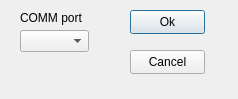
<?xml version="1.0" encoding="UTF-8"?>
<ui version="4.0">
 <class>SetPortWindow</class>
 <widget class="QDialog" name="SetPortWindow">
  <property name="geometry">
   <rect>
    <x>0</x>
    <y>0</y>
    <width>238</width>
    <height>99</height>
   </rect>
  </property>
  <property name="windowTitle">
   <string>Set COMM Port</string>
  </property>
  <widget class="QComboBox" name="cmbPorts">
   <property name="geometry">
    <rect>
     <x>20</x>
     <y>30</y>
     <width>69</width>
     <height>22</height>
    </rect>
   </property>
  </widget>
  <widget class="QLabel" name="label_6">
   <property name="geometry">
    <rect>
     <x>20</x>
     <y>10</y>
     <width>71</width>
     <height>16</height>
    </rect>
   </property>
   <property name="text">
    <string>COMM port</string>
   </property>
  </widget>
  <widget class="QPushButton" name="okButton">
   <property name="geometry">
    <rect>
     <x>130</x>
     <y>10</y>
     <width>75</width>
     <height>24</height>
    </rect>
   </property>
   <property name="text">
    <string>Ok</string>
   </property>
  </widget>
  <widget class="QPushButton" name="cancelButton">
   <property name="geometry">
    <rect>
     <x>130</x>
     <y>50</y>
     <width>75</width>
     <height>24</height>
    </rect>
   </property>
   <property name="text">
    <string>Cancel</string>
   </property>
  </widget>
 </widget>
 <resources/>
 <connections/>
</ui>
